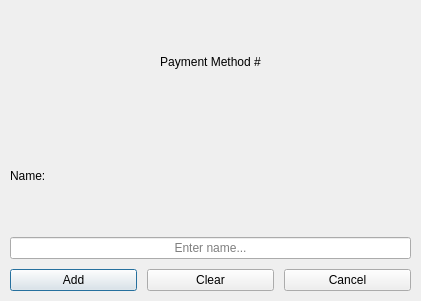
<?xml version="1.0" encoding="UTF-8"?>
<ui version="4.0">
 <class>PaymentMethodDialog</class>
 <widget class="QDialog" name="PaymentMethodDialog">
  <property name="geometry">
   <rect>
    <x>0</x>
    <y>0</y>
    <width>421</width>
    <height>301</height>
   </rect>
  </property>
  <property name="windowTitle">
   <string>Chan Pediatric Clinic</string>
  </property>
  <property name="windowIcon">
   <iconset resource="../Resource/resource.qrc">
    <normaloff>:/window_icon.ico</normaloff>:/window_icon.ico</iconset>
  </property>
  <property name="modal">
   <bool>true</bool>
  </property>
  <layout class="QVBoxLayout" name="main_layout">
   <property name="spacing">
    <number>10</number>
   </property>
   <property name="leftMargin">
    <number>10</number>
   </property>
   <property name="topMargin">
    <number>10</number>
   </property>
   <property name="rightMargin">
    <number>10</number>
   </property>
   <property name="bottomMargin">
    <number>10</number>
   </property>
   <item>
    <widget class="QLabel" name="lbl_payment_method_id">
     <property name="text">
      <string>Payment Method #</string>
     </property>
     <property name="alignment">
      <set>Qt::AlignCenter</set>
     </property>
    </widget>
   </item>
   <item>
    <widget class="QLabel" name="lbl_payment_method_name">
     <property name="text">
      <string>Name:</string>
     </property>
    </widget>
   </item>
   <item>
    <widget class="QLineEdit" name="lnedit_payment_method_name">
     <property name="alignment">
      <set>Qt::AlignCenter</set>
     </property>
     <property name="placeholderText">
      <string>Enter name...</string>
     </property>
    </widget>
   </item>
   <item>
    <layout class="QHBoxLayout" name="hlo_dialog_buttons" stretch="1,1,1">
     <property name="spacing">
      <number>10</number>
     </property>
     <item>
      <widget class="QPushButton" name="pshbtn_add_save">
       <property name="cursor">
        <cursorShape>PointingHandCursor</cursorShape>
       </property>
       <property name="text">
        <string>Add</string>
       </property>
      </widget>
     </item>
     <item>
      <widget class="QPushButton" name="pshbtn_clear_reset">
       <property name="cursor">
        <cursorShape>PointingHandCursor</cursorShape>
       </property>
       <property name="text">
        <string>Clear</string>
       </property>
      </widget>
     </item>
     <item>
      <widget class="QPushButton" name="pshbtn_cancel">
       <property name="cursor">
        <cursorShape>PointingHandCursor</cursorShape>
       </property>
       <property name="text">
        <string>Cancel</string>
       </property>
      </widget>
     </item>
    </layout>
   </item>
  </layout>
 </widget>
 <resources>
  <include location="../Resource/resource.qrc"/>
 </resources>
 <connections/>
</ui>
